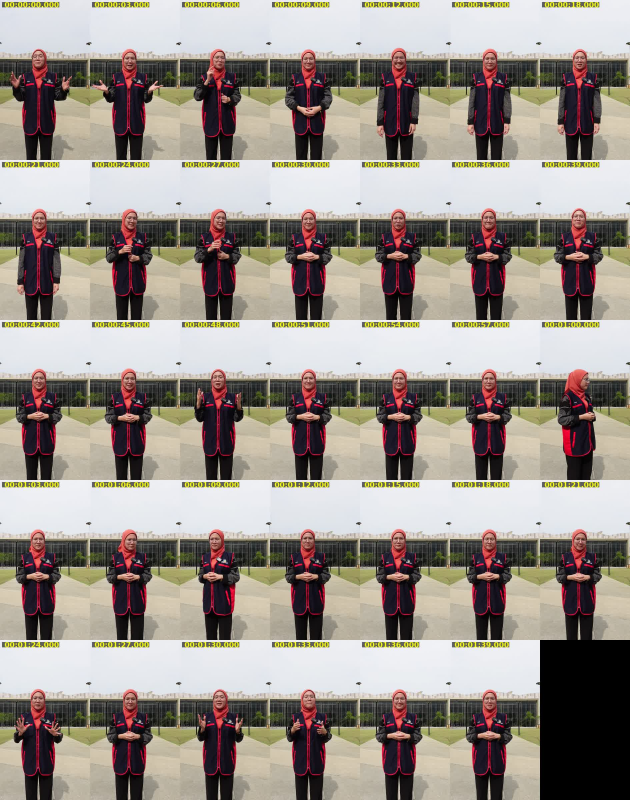
#> input picture program-cuti-sekolah/analysis/contact_sheets/C6963.jpg, 1890 x 2400 px (shown at 1/3 size)
$ python -i layers.py   (imports and definitions only)
#> lines starting #> are read from the running program, lines starting #| are printed output that depends on the picture
"""Text/graphic layers for the school-holiday ad. Each layer is an RGBA image
plus a canvas position; animation is applied at composite time."""
from PIL import Image, ImageDraw, ImageFont, ImageFilter

W, H = 1080, 1920
FD = "/usr/share/fonts/opentype/inter/"
NAVY = (22, 32, 91)
RED = (227, 38, 46)
YELLOW = (255, 199, 39)
WHITE = (255, 255, 255)


def font(weight, size):
    return ImageFont.truetype(f"{FD}InterDisplay-{weight}.otf", size)


def shadowed(img, radius=14, offset=(0, 8), alpha=110):
    """Return img with a soft drop shadow, padded so nothing clips."""
    pad = radius * 3
    out = Image.new("RGBA", (img.width + pad * 2, img.height + pad * 2), (0, 0, 0, 0))
    sh = Image.new("RGBA", out.size, (0, 0, 0, 0))
    a = img.split()[3].point(lambda v: v * alpha // 255)
    blk = Image.new("RGBA", img.size, (0, 0, 0, 255))
    blk.putalpha(a)
    sh.paste(blk, (pad + offset[0], pad + offset[1]), blk)
    sh = sh.filter(ImageFilter.GaussianBlur(radius))
    out.alpha_composite(sh)
    out.alpha_composite(img, (pad, pad))
    return out, pad


# [100 lines left out: functions text_box, chip, build, arrow, not called in this run]


# [9 lines not run here, left out]

>>> import cv2
>>> picture = cv2.imread('../../program-cuti-sekolah/analysis/contact_sheets/C6963.jpg', cv2.IMREAD_GRAYSCALE)
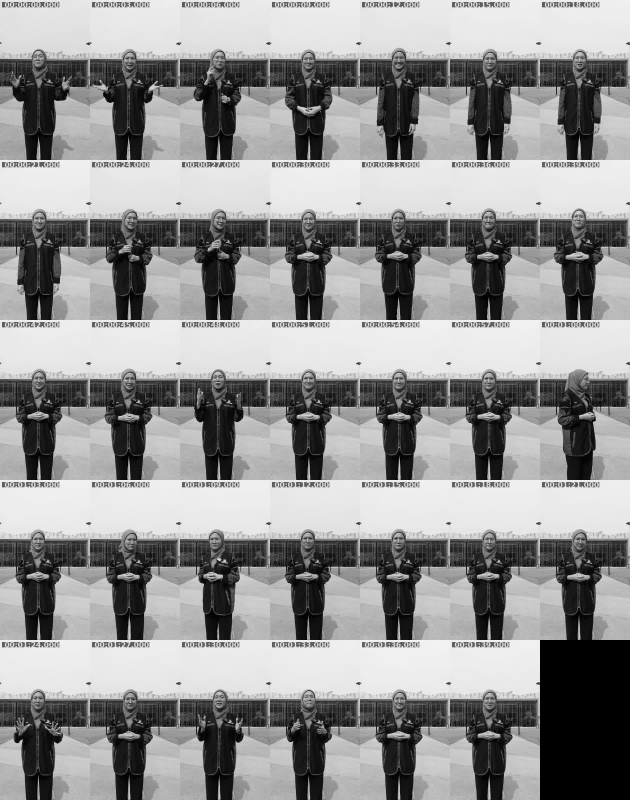
#> picture: shape (2400, 1890) (shown at 1/3 size); min 0, max 255, mean 146.8
>>> result = shadowed(picture)
#> (the run stopped early here; a loop or call above may not have finished)

$ run again, on program-cuti-sekolah/analysis/contact_sheets/C6967.jpg
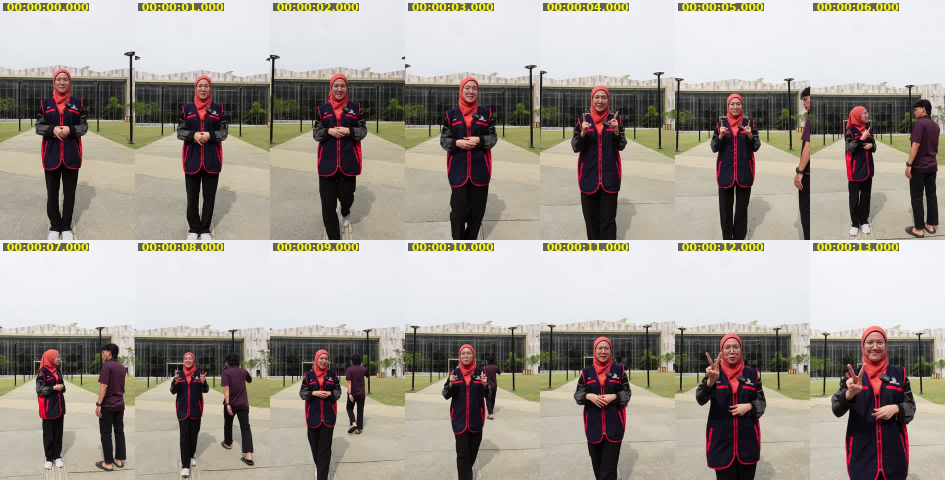
#> input picture program-cuti-sekolah/analysis/contact_sheets/C6967.jpg, 1890 x 960 px (shown at 1/2 size)
#> `picture = cv2.imread('../../program-cuti-sekolah/analysis/contact_shee..`:
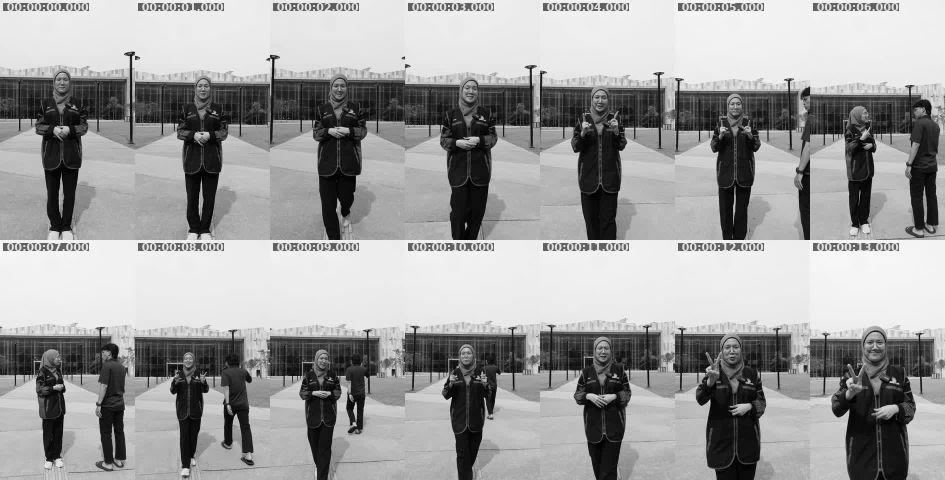
#> picture: shape (960, 1890) (shown at 1/2 size); min 0, max 255, mean 158.2

$ run again, on program-cuti-sekolah/analysis/contact_sheets/C6970.jpg
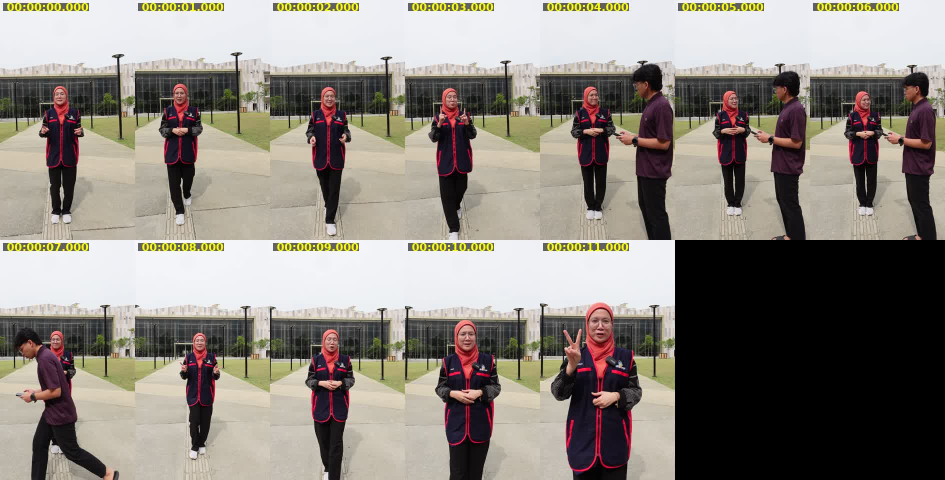
#> input picture program-cuti-sekolah/analysis/contact_sheets/C6970.jpg, 1890 x 960 px (shown at 1/2 size)
#> `picture = cv2.imread('../../program-cuti-sekolah/analysis/contact_shee..`:
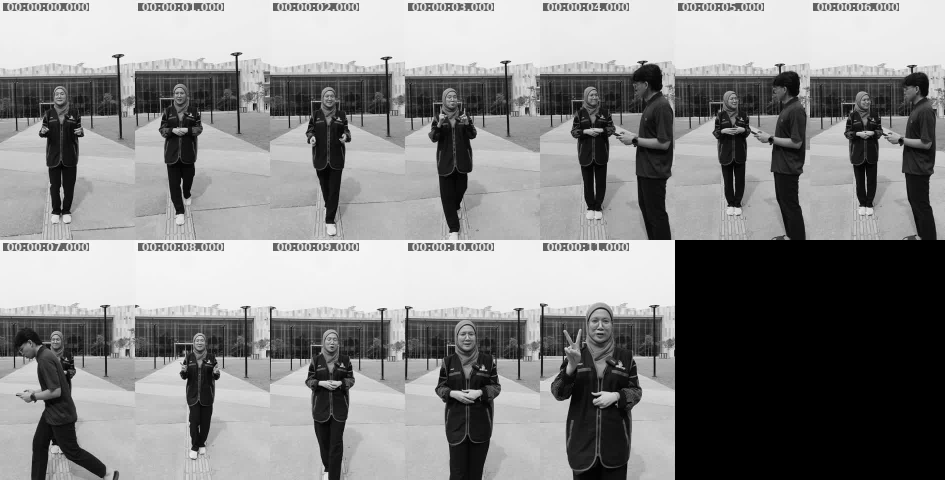
#> picture: shape (960, 1890) (shown at 1/2 size); min 0, max 255, mean 134.6

$ run again, on program-cuti-sekolah/analysis/contact_sheets/C6986.jpg
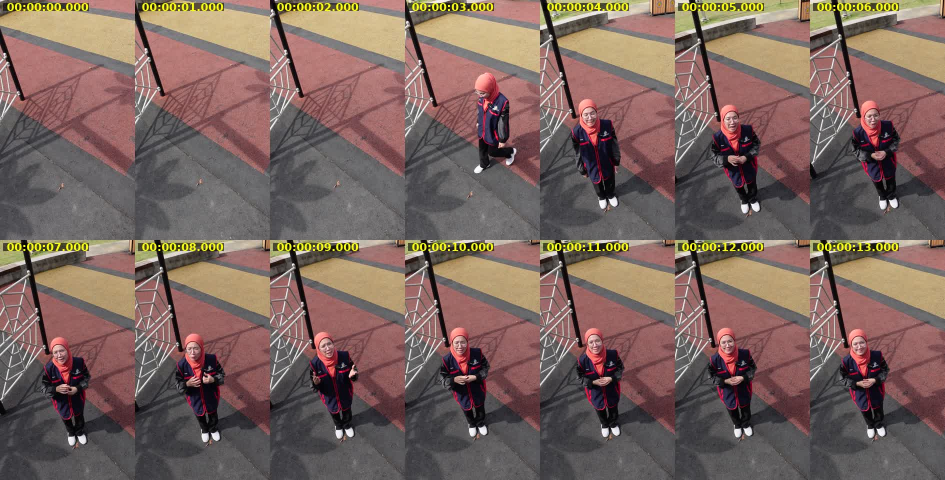
#> input picture program-cuti-sekolah/analysis/contact_sheets/C6986.jpg, 1890 x 960 px (shown at 1/2 size)
#> `picture = cv2.imread('../../program-cuti-sekolah/analysis/contact_shee..`:
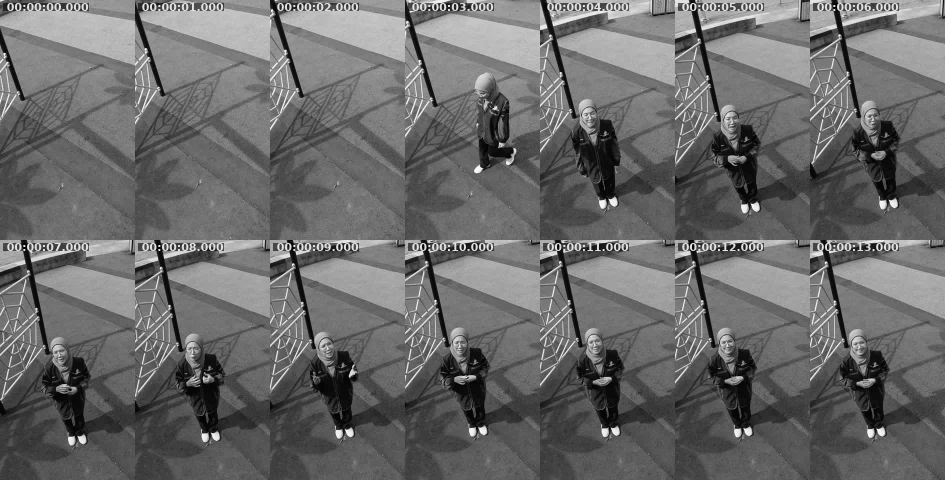
#> picture: shape (960, 1890) (shown at 1/2 size); min 0, max 255, mean 105.9
